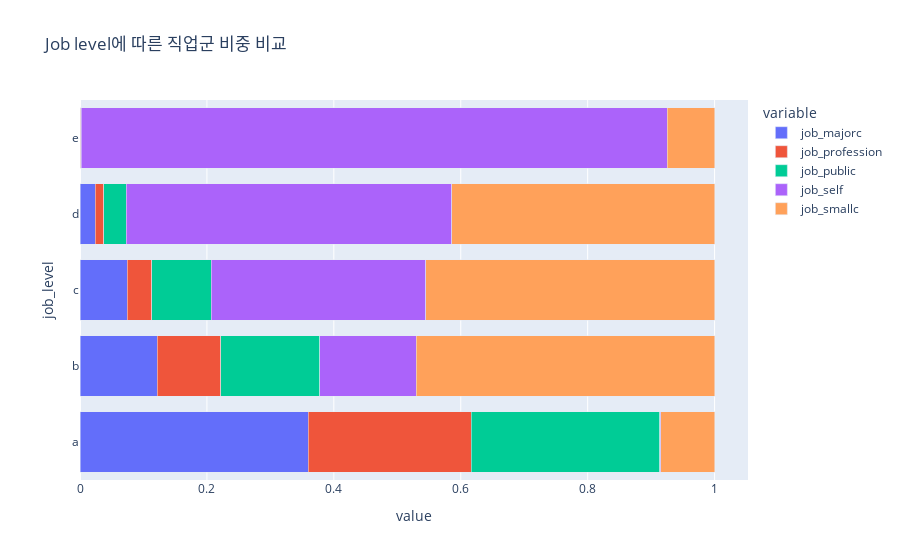

Notebook code cell kept with this figure:
### Code cell
import plotly.express as px
fig = px.bar(job_lv_pivot2[:5],barmode='stack',
             orientation='h',
             width=900,
             title = 'Job level에 따른 직업군 비중 비교')
fig.show()

### Figure 1 — Plotly figure (JSON) as saved in the notebook; plotly's stock layout.template omitted (floating-point values rounded to 4 significant figures)
{"data": [{"alignmentgroup": "True", "hovertemplate": "variable=job_majorc<br>value=%{x}<br>job_level=%{y}<extra></extra>", "legendgroup": "job_majorc", "marker": {"color": "#636efa"}, "name": "job_majorc", "offsetgroup": "job_majorc", "orientation": "h", "showlegend": true, "textposition": "auto", "type": "bar", "x": [0.36, 0.1219, 0.07442, 0.02385, 0.0005585], "xaxis": "x", "y": ["a", "b", "c", "d", "e"], "yaxis": "y"}, {"alignmentgroup": "True", "hovertemplate": "variable=job_profession<br>value=%{x}<br>job_level=%{y}<extra></extra>", "legendgroup": "job_profession", "marker": {"color": "#EF553B"}, "name": "job_profession", "offsetgroup": "job_profession", "orientation": "h", "showlegend": true, "textposition": "auto", "type": "bar", "x": [0.2566, 0.09976, 0.0384, 0.01343, 0.0004464], "xaxis": "x", "y": ["a", "b", "c", "d", "e"], "yaxis": "y"}, {"alignmentgroup": "True", "hovertemplate": "variable=job_public<br>value=%{x}<br>job_level=%{y}<extra></extra>", "legendgroup": "job_public", "marker": {"color": "#00cc96"}, "name": "job_public", "offsetgroup": "job_public", "orientation": "h", "showlegend": true, "textposition": "auto", "type": "bar", "x": [0.2966, 0.1558, 0.09422, 0.0357, 0.0009259], "xaxis": "x", "y": ["a", "b", "c", "d", "e"], "yaxis": "y"}, {"alignmentgroup": "True", "hovertemplate": "variable=job_self<br>value=%{x}<br>job_level=%{y}<extra></extra>", "legendgroup": "job_self", "marker": {"color": "#ab63fa"}, "name": "job_self", "offsetgroup": "job_self", "orientation": "h", "showlegend": true, "textposition": "auto", "type": "bar", "x": [0.001942, 0.1522, 0.3381, 0.5129, 0.9232], "xaxis": "x", "y": ["a", "b", "c", "d", "e"], "yaxis": "y"}, {"alignmentgroup": "True", "hovertemplate": "variable=job_smallc<br>value=%{x}<br>job_level=%{y}<extra></extra>", "legendgroup": "job_smallc", "marker": {"color": "#FFA15A"}, "name": "job_smallc", "offsetgroup": "job_smallc", "orientation": "h", "showlegend": true, "textposition": "auto", "type": "bar", "x": [0.08484, 0.4703, 0.4549, 0.4141, 0.07485], "xaxis": "x", "y": ["a", "b", "c", "d", "e"], "yaxis": "y"}], "layout": {"barmode": "stack", "legend": {"title": {"text": "variable"}, "tracegroupgap": 0}, "title": {"text": "Job level에 따른 직업군 비중 비교"}, "width": 900, "xaxis": {"anchor": "y", "domain": [0, 1], "title": {"text": "value"}}, "yaxis": {"anchor": "x", "domain": [0, 1], "title": {"text": "job_level"}}}}
